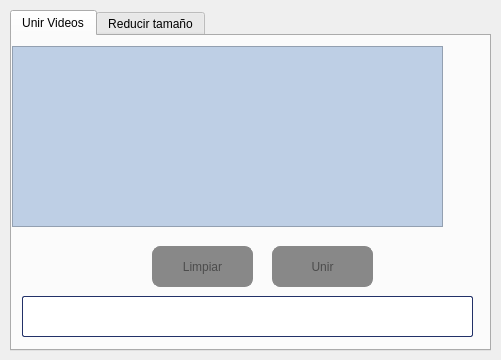
<?xml version="1.0" encoding="UTF-8"?>
<ui version="4.0">
 <class>wndMain</class>
 <widget class="QMainWindow" name="wndMain">
  <property name="geometry">
   <rect>
    <x>0</x>
    <y>0</y>
    <width>501</width>
    <height>360</height>
   </rect>
  </property>
  <property name="minimumSize">
   <size>
    <width>501</width>
    <height>318</height>
   </size>
  </property>
  <property name="maximumSize">
   <size>
    <width>501</width>
    <height>360</height>
   </size>
  </property>
  <property name="acceptDrops">
   <bool>true</bool>
  </property>
  <property name="windowTitle">
   <string>uniVid</string>
  </property>
  <property name="windowIcon">
   <iconset>
    <normalon>:/img/images/uniVid_wicon.png</normalon>
   </iconset>
  </property>
  <property name="styleSheet">
   <string notr="true">#btnUnir, #btnLimpiar, #btnSubir, #btnBajar, #btnAgregar, #btnQuitar{
	border: 0px;
}

#btnUnir:pressed, #btnLimpiar:pressed, #btnSubir:pressed, #btnBajar:pressed, #btnAgregar:pressed, #btnQuitar:pressed  {
   border: 2px solid rgba(0,0,0,0);
}

#btnUnir{
    background-color: #212D5A;
    border: 1px solid #212D5A;
    border-radius: 8px;
    color: white;
}

#btnUnir:hover{
	border: 1px solid #35496b;
	background-color: #35496b;
}
#btnUnir:pressed{
	border: 2px solid #1c273a;
	background-color: #212D5A;
}
#btnUnir:disabled,#btnLimpiar:disabled{
    border: 1px solid #888888;
    background-color: #888888;
    color: #4b4b4b;
}


#btnLimpiar{
    background-color: #4a685e;
    border: 1px solid #4a685e;
    border-radius: 8px;
    color: white;
}

#btnLimpiar:hover{
	border: 1px solid #6a9687;
	background-color: #6a9687;
}
#btnLimpiar:pressed{
	border: 2px solid #334740;
	background-color: #4a685e;
}

#lstArchivos{
   background-color: #becfe5; 
    color: #1c1f21;
}

#lstArchivos::item:selected {
 background-color: #486e87;
}

QProgressBar{
                border: 1px solid #223168;
                border-radius: 2px;
                text-align: center;
                color: #171d22;
                text-shadow: 0px 0px 10px black;
            }

            QProgressBar::chunk {
                background-color: #223168;
                width: 10px;
                margin: 0px;}</string>
  </property>
  <property name="iconSize">
   <size>
    <width>64</width>
    <height>64</height>
   </size>
  </property>
  <widget class="QWidget" name="centralwidget">
   <property name="minimumSize">
    <size>
     <width>501</width>
     <height>0</height>
    </size>
   </property>
   <property name="maximumSize">
    <size>
     <width>501</width>
     <height>360</height>
    </size>
   </property>
   <widget class="QTabWidget" name="tabWidget">
    <property name="enabled">
     <bool>true</bool>
    </property>
    <property name="geometry">
     <rect>
      <x>10</x>
      <y>10</y>
      <width>481</width>
      <height>341</height>
     </rect>
    </property>
    <property name="currentIndex">
     <number>0</number>
    </property>
    <widget class="QWidget" name="tab">
     <attribute name="title">
      <string>Unir Videos</string>
     </attribute>
     <widget class="QPushButton" name="btnBajar">
      <property name="enabled">
       <bool>false</bool>
      </property>
      <property name="geometry">
       <rect>
        <x>430</x>
        <y>100</y>
        <width>51</width>
        <height>41</height>
       </rect>
      </property>
      <property name="text">
       <string/>
      </property>
      <property name="icon">
       <iconset>
        <normalon>:/img/images/icon_dw.png</normalon>
       </iconset>
      </property>
      <property name="iconSize">
       <size>
        <width>50</width>
        <height>50</height>
       </size>
      </property>
     </widget>
     <widget class="QListWidget" name="lstArchivos">
      <property name="geometry">
       <rect>
        <x>0</x>
        <y>10</y>
        <width>431</width>
        <height>181</height>
       </rect>
      </property>
      <property name="minimumSize">
       <size>
        <width>431</width>
        <height>181</height>
       </size>
      </property>
      <property name="maximumSize">
       <size>
        <width>431</width>
        <height>181</height>
       </size>
      </property>
      <property name="font">
       <font>
        <family>Roboto</family>
        <pointsize>15</pointsize>
        <weight>50</weight>
        <italic>false</italic>
        <bold>false</bold>
       </font>
      </property>
      <property name="editTriggers">
       <set>QAbstractItemView::NoEditTriggers</set>
      </property>
      <property name="dragEnabled">
       <bool>true</bool>
      </property>
      <property name="dragDropMode">
       <enum>QAbstractItemView::InternalMove</enum>
      </property>
      <property name="defaultDropAction">
       <enum>Qt::MoveAction</enum>
      </property>
      <property name="alternatingRowColors">
       <bool>false</bool>
      </property>
      <property name="verticalScrollMode">
       <enum>QAbstractItemView::ScrollPerPixel</enum>
      </property>
      <property name="horizontalScrollMode">
       <enum>QAbstractItemView::ScrollPerPixel</enum>
      </property>
      <property name="layoutMode">
       <enum>QListView::SinglePass</enum>
      </property>
      <property name="viewMode">
       <enum>QListView::ListMode</enum>
      </property>
      <property name="sortingEnabled">
       <bool>false</bool>
      </property>
     </widget>
     <widget class="QPushButton" name="btnLimpiar">
      <property name="enabled">
       <bool>false</bool>
      </property>
      <property name="geometry">
       <rect>
        <x>140</x>
        <y>210</y>
        <width>101</width>
        <height>41</height>
       </rect>
      </property>
      <property name="text">
       <string>Limpiar</string>
      </property>
     </widget>
     <widget class="QPushButton" name="btnAgregar">
      <property name="geometry">
       <rect>
        <x>410</x>
        <y>0</y>
        <width>41</width>
        <height>31</height>
       </rect>
      </property>
      <property name="text">
       <string/>
      </property>
      <property name="icon">
       <iconset>
        <normalon>:/img/images/add_icon108x112.png</normalon>
       </iconset>
      </property>
      <property name="iconSize">
       <size>
        <width>30</width>
        <height>30</height>
       </size>
      </property>
     </widget>
     <widget class="QProgressBar" name="loader">
      <property name="enabled">
       <bool>true</bool>
      </property>
      <property name="geometry">
       <rect>
        <x>10</x>
        <y>260</y>
        <width>451</width>
        <height>41</height>
       </rect>
      </property>
      <property name="value">
       <number>0</number>
      </property>
      <property name="textVisible">
       <bool>false</bool>
      </property>
     </widget>
     <widget class="QPushButton" name="btnUnir">
      <property name="enabled">
       <bool>false</bool>
      </property>
      <property name="geometry">
       <rect>
        <x>260</x>
        <y>210</y>
        <width>101</width>
        <height>41</height>
       </rect>
      </property>
      <property name="text">
       <string>Unir</string>
      </property>
     </widget>
     <widget class="QPushButton" name="btnSubir">
      <property name="enabled">
       <bool>false</bool>
      </property>
      <property name="geometry">
       <rect>
        <x>430</x>
        <y>50</y>
        <width>51</width>
        <height>41</height>
       </rect>
      </property>
      <property name="text">
       <string/>
      </property>
      <property name="icon">
       <iconset>
        <normalon>:/img/images/icon_up.png</normalon>
       </iconset>
      </property>
      <property name="iconSize">
       <size>
        <width>50</width>
        <height>50</height>
       </size>
      </property>
     </widget>
     <widget class="QPushButton" name="btnQuitar">
      <property name="enabled">
       <bool>false</bool>
      </property>
      <property name="geometry">
       <rect>
        <x>410</x>
        <y>170</y>
        <width>41</width>
        <height>31</height>
       </rect>
      </property>
      <property name="text">
       <string/>
      </property>
      <property name="icon">
       <iconset>
        <normalon>:/img/images/del_icon108x112.png</normalon>
       </iconset>
      </property>
      <property name="iconSize">
       <size>
        <width>30</width>
        <height>30</height>
       </size>
      </property>
     </widget>
    </widget>
    <widget class="QWidget" name="tab_2">
     <attribute name="title">
      <string>Reducir tamaño</string>
     </attribute>
     <widget class="QPushButton" name="btnReducir">
      <property name="geometry">
       <rect>
        <x>2</x>
        <y>150</y>
        <width>471</width>
        <height>51</height>
       </rect>
      </property>
      <property name="text">
       <string>Reducir</string>
      </property>
     </widget>
     <widget class="QPushButton" name="btnArchivoReducirSel">
      <property name="geometry">
       <rect>
        <x>362</x>
        <y>40</y>
        <width>101</width>
        <height>51</height>
       </rect>
      </property>
      <property name="text">
       <string>Seleccionar</string>
      </property>
     </widget>
     <widget class="QTextEdit" name="txtArchivoReducir">
      <property name="geometry">
       <rect>
        <x>10</x>
        <y>50</y>
        <width>341</width>
        <height>31</height>
       </rect>
      </property>
      <property name="inputMethodHints">
       <set>Qt::ImhNone</set>
      </property>
      <property name="undoRedoEnabled">
       <bool>false</bool>
      </property>
      <property name="textInteractionFlags">
       <set>Qt::NoTextInteraction</set>
      </property>
     </widget>
     <widget class="QLabel" name="lblTamanio">
      <property name="geometry">
       <rect>
        <x>10</x>
        <y>90</y>
        <width>461</width>
        <height>31</height>
       </rect>
      </property>
      <property name="font">
       <font>
        <family>Droid Sans</family>
        <pointsize>15</pointsize>
        <weight>75</weight>
        <bold>true</bold>
       </font>
      </property>
      <property name="text">
       <string>0 MB</string>
      </property>
      <property name="alignment">
       <set>Qt::AlignCenter</set>
      </property>
      <property name="textInteractionFlags">
       <set>Qt::NoTextInteraction</set>
      </property>
     </widget>
     <widget class="QProgressBar" name="loader_2">
      <property name="enabled">
       <bool>true</bool>
      </property>
      <property name="geometry">
       <rect>
        <x>10</x>
        <y>270</y>
        <width>451</width>
        <height>31</height>
       </rect>
      </property>
      <property name="value">
       <number>0</number>
      </property>
      <property name="textVisible">
       <bool>false</bool>
      </property>
     </widget>
     <widget class="QLabel" name="lblTamanio2">
      <property name="geometry">
       <rect>
        <x>0</x>
        <y>210</y>
        <width>461</width>
        <height>31</height>
       </rect>
      </property>
      <property name="font">
       <font>
        <family>Droid Sans</family>
        <pointsize>15</pointsize>
        <weight>75</weight>
        <bold>true</bold>
       </font>
      </property>
      <property name="text">
       <string>0 MB</string>
      </property>
      <property name="alignment">
       <set>Qt::AlignCenter</set>
      </property>
      <property name="textInteractionFlags">
       <set>Qt::NoTextInteraction</set>
      </property>
     </widget>
    </widget>
   </widget>
  </widget>
  <action name="actionAgregar">
   <property name="text">
    <string>Agregar nuevo</string>
   </property>
  </action>
  <action name="actionSalir">
   <property name="text">
    <string>Salir</string>
   </property>
  </action>
  <action name="actionQuitar_todos">
   <property name="text">
    <string>Quitar todos</string>
   </property>
  </action>
  <action name="actionArchivos_nanse">
   <property name="text">
    <string>Archivos.. únanse!</string>
   </property>
  </action>
  <action name="actionAcerca_de">
   <property name="text">
    <string>Acerca de...</string>
   </property>
  </action>
 </widget>
 <resources>
  <include location="../recursos.qrc"/>
 </resources>
 <connections/>
</ui>
